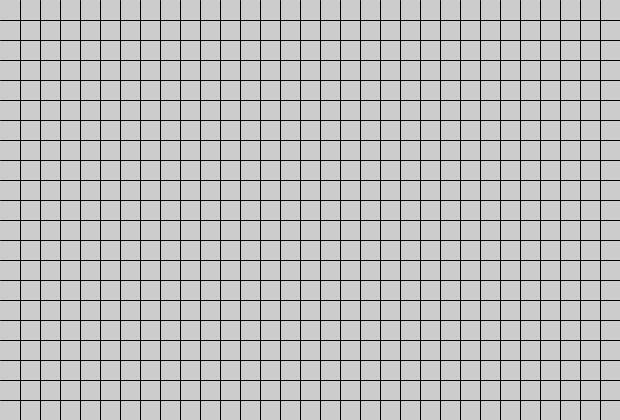
Frame 1 (no input)
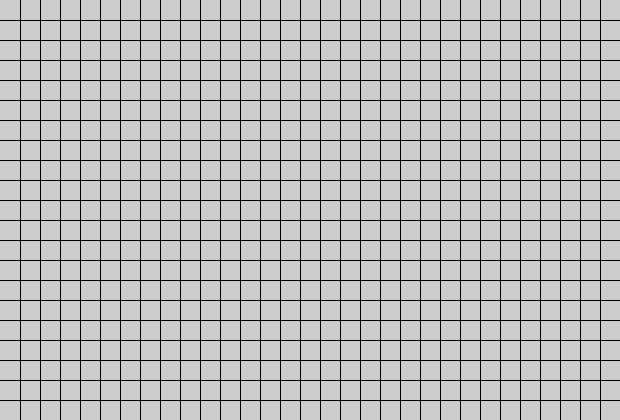
Frame 60 (the mouse pressed at the canvas centre just before this capture)
Frame 120 (the mouse held since frame 60 and released just before this capture): identical to frame 60, image omitted

The Processing sketch that drew these frames (run headless with seeded random() and noise(); from frame 60 on, the mouse is pressed at the canvas centre):

// Processing sketch: question_3
// ── question_3.pde
void setup() {
  size(620, 420);
};

void draw() {
  for(int i=0; i<620; i+=20)
   {
      line(20+i, 0, 20+i, 420);
      line(620, 20+i, 0, 20+i);

   }
};
